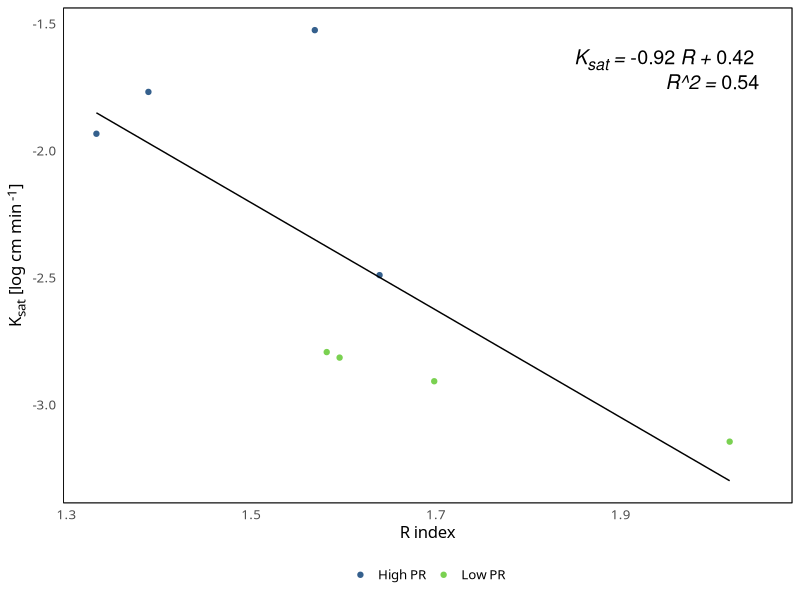

Generate this figure with R: (Note: this script raises an error after producing the figure.)
# Hydraulic conductivity (Log K) as a function of the repellency index (R).
## data loading ------------------------------------------------------------
### empty  workspace
rm(list=ls())

### check directory
getwd()
dir()

# setup
library(tidyverse)
library(broom)
library(svglite)
library(ggtext) # remotes::install_github("clauswilke/ggtext")

# Read file --------------------------------------------------------------
ks <- read.csv2("./DATA/RAW/SL_Kns.csv", encoding = "UTF-8", check.names = FALSE) %>%
  mutate(pr = factor(pr, levels = c("High PR", "Low PR"),
                     labels = c("High PR", "Low PR")),
         position = factor(position, levels = c("OWT", "WT"),
                           labels = c("OWT", "WT")),
         depth = factor(depth, levels = c("Topsoil", "Subsoil"),
                        labels = c("Topsoil", "Subsoil"))) %>%
  nest_by(pr, position, depth) %>%
  mutate(mod = list(lm(kns ~ tension, data = data))) %>%
  summarize(tidy(mod)) %>%
  dplyr::select(pr:estimate) %>%
  filter(term == "(Intercept)") %>% 
  dplyr::select(-term) %>%
  rename(Ks = estimate)

R_index <- read.csv2("./DATA/RAW/SL_soil_dataset.csv", encoding = "UTF-8", check.names = FALSE) %>%
  mutate(pr = factor(pr, levels = c("High PR", "Low PR"),
                     labels = c("High PR", "Low PR")),
         position = factor(position, levels = c("OWT", "WT"),
                           labels = c("OWT", "WT")),
         depth = factor(depth, levels = c("Topsoil", "Subsoil"),
                        labels = c("Topsoil", "Subsoil"))) %>% 
  dplyr::select(pr, position, depth, R)

data  <- merge(ks,R_index,by=c("pr", "position", "depth"))

# visualization ---------------------------------------------------------

label <-data %>%
  group_by(pr, position, depth) %>%
  summarize(mean_R = mean(R),
            mean_Ks = mean(Ks)) %>%
  group_by() %>%
  summarize(mod = tidy(lm(log10(mean_Ks) ~ mean_R, data = .))$estimate,
            r_sqr = glance(lm(log10(mean_Ks) ~ mean_R, data = .))$r.squared) %>%
  # label
  summarise(label= paste("<i>K<sub>sat</sub> =</i>", 
                         format(.$mod[2], digits=2),
                         "<i>R +</i>",
                         format(.$mod[1], digits=2),
                         "<i><br/>R^2 =</i>",
                         format(.$r_sqr[1], digits=2),
                         ""))

R_KS <- data %>%
  group_by(pr, position, depth) %>%
  summarize(mean_R = mean(R),
            mean_Ks = mean(Ks)) %>%
  ggplot(aes(x = mean_R, y = log(mean_Ks))) + 
  geom_point(aes(color = pr)) + 
  geom_smooth(method = lm, se = FALSE, color = "black", size = 0.5) +
  labs(x = "R index",
       y = "K<sub>sat</sub> [log cm min<sup> -1</sup>]") +
  scale_color_viridis_d(name = NULL,
                        begin = 0.3,
                        end = 0.8,
                        guide=guide_legend(
                          direction='horizontal',
                          title.position=NULL,
                          title.hjust = .5,
                          title.vjust = .5,
                          label.hjust = .5,
                          label.position = 'right',
                          keywidth = 1,
                          keyheight = 1)) +
  theme_minimal() +
  theme(panel.background = element_rect(fill = "transparent"),
        panel.border = element_rect(fill = NA, colour = "black"),
        panel.spacing.y = unit(0, "lines"),
        plot.background = element_rect(fill = "transparent", color = NA),
        panel.grid = element_blank(),
        text=element_text(family="TT Times New Roman", size=12),
        strip.background = element_rect(colour = NA),
        axis.title.y = element_markdown(),
        legend.position = 'bottom')+ 
  geom_richtext(data = as.data.frame(label),
                col = "black",
                size = 5,
                hjust = 1, 
                vjust = 1,
                aes(x = 2.05, y = -1.6, label = label),
                fill = NA, label.color = NA,
                label.padding = grid::unit(rep(0, 15), "pt"))  # remove padding

R_KS

scale_factor <- 0.7
ggsave("./FIGURES/SL_R_KS.png", R_KS, width= 6*scale_factor, height = 5*scale_factor)
ggsave("./FIGURES/SL_R_KS.svg", R_KS, width= 6*scale_factor, height = 5*scale_factor)
         
